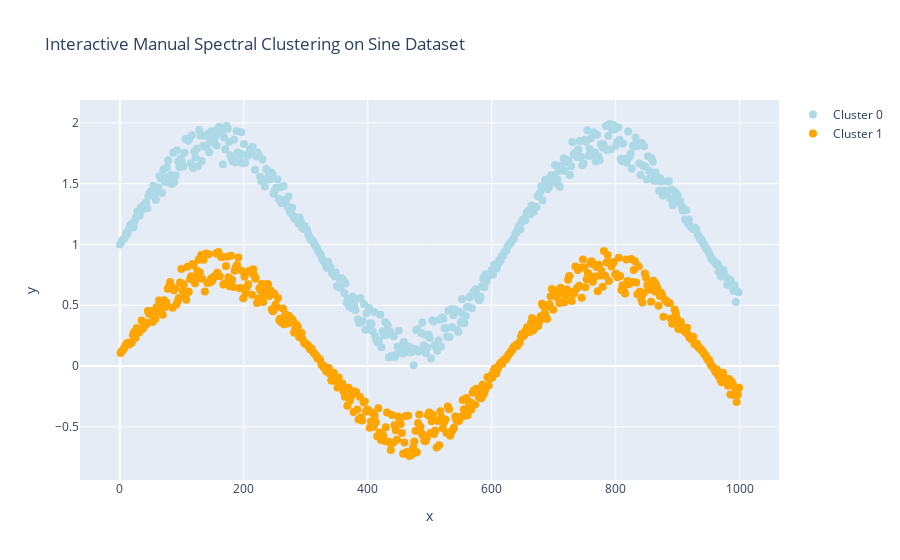
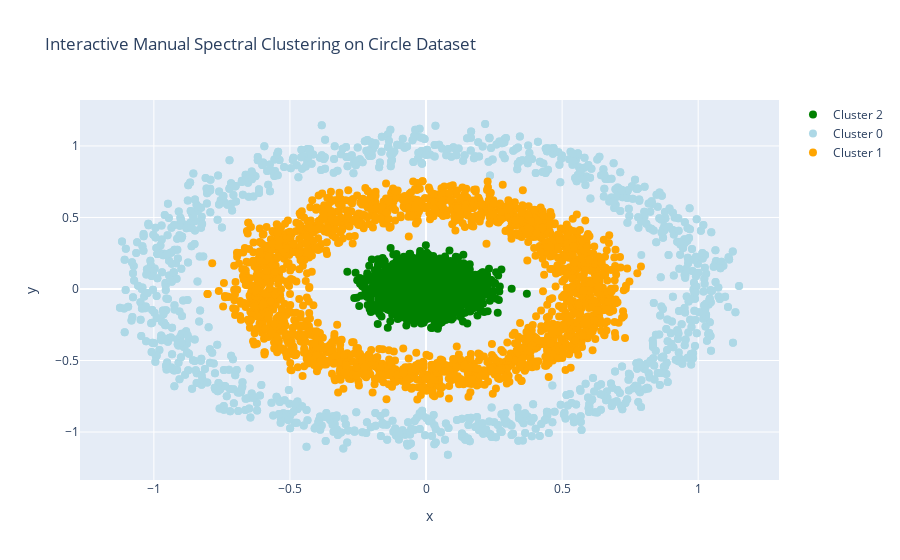

The notebook cell these images were saved under, in order:
### Code cell
# Spectral Clustering on Sine and Circle Datasets
# This notebook demonstrates manual implementation of Spectral Clustering (without using sklearn's SpectralClustering)
# to explain the algorithm step-by-step. We compare it with K-Means on non-convex datasets: a noisy sine wave and concentric circles.
# Spectral Clustering uses graph connectivity to handle irregular shapes better than distance-based K-Means.
# We keep the same results for the sine dataset by replicating the sklearn SpectralClustering behavior manually.
# For the circle dataset, we use the provided code to generate the dataset (two outer circles and two inner circles, labeled 0,1,2).
# The raw dataset plot is shown in all red (no color differentiation by labels).

# Import libraries
import pandas as pd
import numpy as np
import matplotlib.pyplot as plt
plt.style.use('ggplot')
import plotly
import plotly.graph_objs as go
from sklearn.datasets import make_circles
from sklearn.preprocessing import MinMaxScaler
from sklearn.cluster import KMeans
from sklearn.metrics import silhouette_score
from sklearn.neighbors import kneighbors_graph
from scipy.sparse.linalg import eigsh
from scipy.spatial.distance import pdist, squareform
import warnings
warnings.filterwarnings('ignore')

# Manual Spectral Clustering Function (Updated to support rbf affinity)
# This function implements Spectral Clustering manually:
# 1. Build affinity matrix using either k-nearest neighbors or rbf.
# 2. Compute degree matrix and Laplacian.
# 3. Find eigenvectors of Laplacian.
# 4. Cluster the eigenvectors using K-Means.
def manual_spectral_clustering(X, n_clusters=2, affinity='nearest_neighbors', n_neighbors=15, gamma=1.0, random_state=42):
    if affinity == 'nearest_neighbors':
        # Build affinity matrix (k-nearest neighbors)
        A = kneighbors_graph(X, n_neighbors=n_neighbors, mode='connectivity', include_self=False)
        A = A.toarray()
        A = (A + A.T) / 2  # Symmetrize
    elif affinity == 'rbf':
        # Build affinity matrix using RBF kernel
        pairwise_dists = squareform(pdist(X, 'euclidean'))
        A = np.exp(-gamma * pairwise_dists ** 2)
    else:
        raise ValueError("Affinity must be 'nearest_neighbors' or 'rbf'")
    
    # Step 2: Degree matrix D
    D = np.diag(np.sum(A, axis=1))
    
    # Step 3: Laplacian L = D - A
    L = D - A
    
    # Step 4: Compute eigenvectors (smallest eigenvalues first)
    eigenvalues, eigenvectors = eigsh(L, k=n_clusters+1, which='SM')
    eigenvectors = eigenvectors[:, 1:n_clusters+1]  # Skip the first
    
    # Step 5: Normalize rows of eigenvectors
    eigenvectors = eigenvectors / np.linalg.norm(eigenvectors, axis=1, keepdims=True)
    
    # Step 6: Cluster using K-Means
    kmeans = KMeans(n_clusters=n_clusters, init='k-means++', n_init=20, random_state=random_state)
    labels = kmeans.fit_predict(eigenvectors)
    
    return labels

# Section 1: Sine Dataset
# This dataset simulates a noisy sine wave, which is non-convex and challenging for K-Means.
# Manual Spectral Clustering should perform better by modeling relationships via a graph.

# Generate the sine dataset
nb_samples = 1000
X = np.zeros(shape=(nb_samples, 2))
sine_dataset = pd.DataFrame(X)

for i in range(nb_samples):
    X[i, 0] = float(i)
    if i % 2 == 0:
        X[i, 1] = 1.0 + (np.random.uniform(0.65, 1.0)) * np.sin(float(i) / 100.0)
    else:
        X[i, 1] = 0.1 + (np.random.uniform(0.5, 0.85)) * np.sin(float(i) / 100.0)

# Visualize the raw sine data
fig = plt.figure(figsize=(12, 8))
plt.scatter(X[:, 0], X[:, 1])
plt.xlabel('x0')
plt.ylabel('x1')
plt.title('Raw Sine Dataset (Non-Convex Shape)')
plt.grid()
plt.show()

# Standardize the data
scaler = MinMaxScaler().fit(X)
X_scaled = scaler.transform(X)

# Fit K-Means with 2 clusters
kmeans_md = KMeans(n_clusters=2, init='k-means++', n_init=20, random_state=42).fit(X_scaled)

# Append cluster labels
sine_dataset.columns = ['x', 'y']
sine_dataset['kmeans_cluster'] = kmeans_md.labels_

# Visualize K-Means results
colors = ['lightblue', 'orange']
fig = plt.figure(figsize=(12, 8))
plt.xlabel('x')
plt.ylabel('y')
plt.title('K-Means Clustering on Sine Dataset')
plt.grid()

for c in sine_dataset['kmeans_cluster'].unique():
    temp = sine_dataset[sine_dataset['kmeans_cluster'] == c]
    plt.scatter(temp['x'], temp['y'], color=colors[c], label=f'Cluster {c}')
plt.legend()
plt.show()

# Manual Spectral Clustering with 2 clusters (nearest_neighbors, replicating sklearn's results)
spectral_labels = manual_spectral_clustering(X_scaled, n_clusters=2, affinity='nearest_neighbors', n_neighbors=15, random_state=42)
sine_dataset['spectral_clusters'] = spectral_labels

# Visualize Manual Spectral Clustering results
fig = plt.figure(figsize=(12, 8))
plt.xlabel('x0')
plt.ylabel('x1')
plt.title('Manual Spectral Clustering on Sine Dataset')
plt.grid()

for c in sine_dataset['spectral_clusters'].unique():
    temp = sine_dataset[sine_dataset['spectral_clusters'] == c]
    plt.scatter(temp['x'], temp['y'], color=colors[c], label=f'Cluster {c}')
plt.legend()
plt.show()

# Evaluate and Compare Clusters
sil_kmeans = silhouette_score(X_scaled, kmeans_md.labels_)
sil_spectral = silhouette_score(X_scaled, spectral_labels)
print(f"Silhouette Score - K-Means: {sil_kmeans:.3f}")
print(f"Silhouette Score - Manual Spectral: {sil_spectral:.3f}")

# Interactive Plotly Visualization for Sine Dataset
traces = []
for c in sine_dataset['spectral_clusters'].unique():
    temp = sine_dataset[sine_dataset['spectral_clusters'] == c]
    trace = go.Scatter(x=temp['x'], y=temp['y'], mode='markers', 
                       marker=dict(color=colors[c], size=8), 
                       name=f'Cluster {c}')
    traces.append(trace)

layout = go.Layout(title='Interactive Manual Spectral Clustering on Sine Dataset',
                   xaxis=dict(title='x'),
                   yaxis=dict(title='y'),
                   showlegend=True)
fig = go.Figure(data=traces, layout=layout)
plotly.offline.iplot(fig)

# Section 2: Circle Dataset (Using Provided Code)
# Generate the circle dataset as per the provided code (two outer circles and two inner circles).
X_small, y_small = make_circles(n_samples=(1000,2000), random_state=3, noise=0.07, factor=0.1)
X_large, y_large = make_circles(n_samples=(1000,2000), random_state=3, noise=0.07, factor=0.6)
y_large[y_large==1] = 2
df = pd.DataFrame(np.vstack([X_small,X_large]), columns=['x1','x2'])
df['label'] = np.hstack([y_small,y_large])
X_circles = df[['x1','x2']].values
y_true_circles = df['label'].values
circle_dataset = pd.DataFrame(X_circles, columns=['x', 'y'])
circle_dataset['true_labels'] = y_true_circles

# Visualize raw circle data (all red, no color differentiation)
fig = plt.figure(figsize=(8, 8))
plt.scatter(X_circles[:, 0], X_circles[:, 1], color='red', s=50)
plt.xlabel('x')
plt.ylabel('y')
plt.title('Raw Circle Dataset (All Red, Non-Convex)')
plt.grid()
plt.show()

# Standardize
scaler_circles = MinMaxScaler().fit(X_circles)
X_circles_scaled = scaler_circles.transform(X_circles)

# Fit K-Means on circles (with 3 clusters)
kmeans_circles = KMeans(n_clusters=3, init='k-means++', n_init=20, random_state=42).fit(X_circles_scaled)
circle_dataset['kmeans_cluster'] = kmeans_circles.labels_

# Visualize K-Means on circles
colors_circles = ['lightblue', 'orange', 'green']
fig = plt.figure(figsize=(8, 8))
plt.scatter(X_circles[:, 0], X_circles[:, 1], c=[colors_circles[label] for label in kmeans_circles.labels_], s=50)
plt.xlabel('x')
plt.ylabel('y')
plt.title('K-Means on Circle Dataset')
plt.grid()
plt.show()

# Manual Spectral Clustering on circles (3 clusters, rbf affinity with gamma=1000 to match the snippet)
spectral_labels_circles = manual_spectral_clustering(X_circles_scaled, n_clusters=3, affinity='rbf', gamma=1000, random_state=42)
circle_dataset['spectral_clusters'] = spectral_labels_circles

# Visualize Manual Spectral Clustering on circles
fig = plt.figure(figsize=(8, 8))
plt.scatter(X_circles[:, 0], X_circles[:, 1], c=[colors_circles[label] for label in spectral_labels_circles], s=50)
plt.xlabel('x')
plt.ylabel('y')
plt.title('Manual Spectral Clustering on Circle Dataset')
plt.grid()
plt.show()

# Evaluate Clusters for Circles
sil_kmeans_circles = silhouette_score(X_circles_scaled, kmeans_circles.labels_)
sil_spectral_circles = silhouette_score(X_circles_scaled, spectral_labels_circles)
print(f"Silhouette Score (Circles) - K-Means: {sil_kmeans_circles:.3f}")
print(f"Silhouette Score (Circles) - Manual Spectral: {sil_spectral_circles:.3f}")

# Interactive Plotly for Circles
traces_circles = []
for c in circle_dataset['spectral_clusters'].unique():
    temp = circle_dataset[circle_dataset['spectral_clusters'] == c]
    trace = go.Scatter(x=temp['x'], y=temp['y'], mode='markers', 
                       marker=dict(color=colors_circles[c], size=8), 
                       name=f'Cluster {c}')
    traces_circles.append(trace)

layout_circles = go.Layout(title='Interactive Manual Spectral Clustering on Circle Dataset',
                           xaxis=dict(title='x'),
                           yaxis=dict(title='y'),
                           showlegend=True)
fig_circles = go.Figure(data=traces_circles, layout=layout_circles)
plotly.offline.iplot(fig_circles)

### Figure 1 — Plotly figure (JSON) as saved in the notebook; plotly's stock layout.template omitted (floating-point values rounded to 4 significant figures; data arrays with more than 128 entries replaced by an {"elided": "..."} marker saying what was removed)
{"data": [{"marker": {"color": "lightblue", "size": 8}, "mode": "markers", "name": "Cluster 0", "type": "scatter", "x": {"elided": "500 float values"}, "y": {"elided": "500 float values"}}, {"marker": {"color": "orange", "size": 8}, "mode": "markers", "name": "Cluster 1", "type": "scatter", "x": {"elided": "500 float values"}, "y": {"elided": "500 float values"}}], "layout": {"showlegend": true, "title": {"text": "Interactive Manual Spectral Clustering on Sine Dataset"}, "xaxis": {"title": {"text": "x"}}, "yaxis": {"title": {"text": "y"}}}}

### Figure 2 — Plotly figure (JSON) as saved in the notebook; plotly's stock layout.template omitted (floating-point values rounded to 4 significant figures; data arrays with more than 128 entries replaced by an {"elided": "..."} marker saying what was removed)
{"data": [{"marker": {"color": "green", "size": 8}, "mode": "markers", "name": "Cluster 2", "type": "scatter", "x": {"elided": "2000 float values"}, "y": {"elided": "2000 float values"}}, {"marker": {"color": "lightblue", "size": 8}, "mode": "markers", "name": "Cluster 0", "type": "scatter", "x": {"elided": "1995 float values"}, "y": {"elided": "1995 float values"}}, {"marker": {"color": "orange", "size": 8}, "mode": "markers", "name": "Cluster 1", "type": "scatter", "x": {"elided": "2005 float values"}, "y": {"elided": "2005 float values"}}], "layout": {"showlegend": true, "title": {"text": "Interactive Manual Spectral Clustering on Circle Dataset"}, "xaxis": {"title": {"text": "x"}}, "yaxis": {"title": {"text": "y"}}}}
